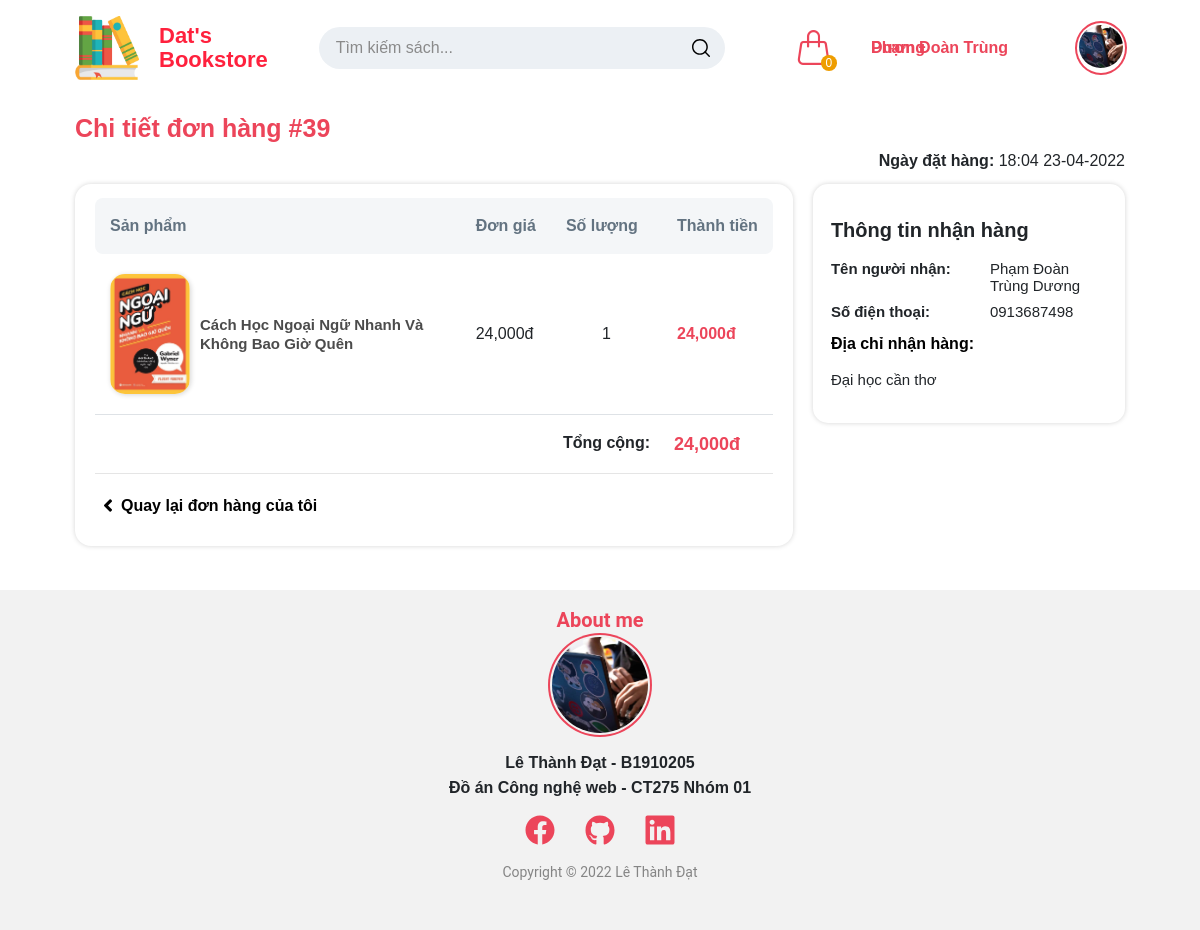
The app's page /?page=profile&action=detailOrder&id=39 (signed in), older data.
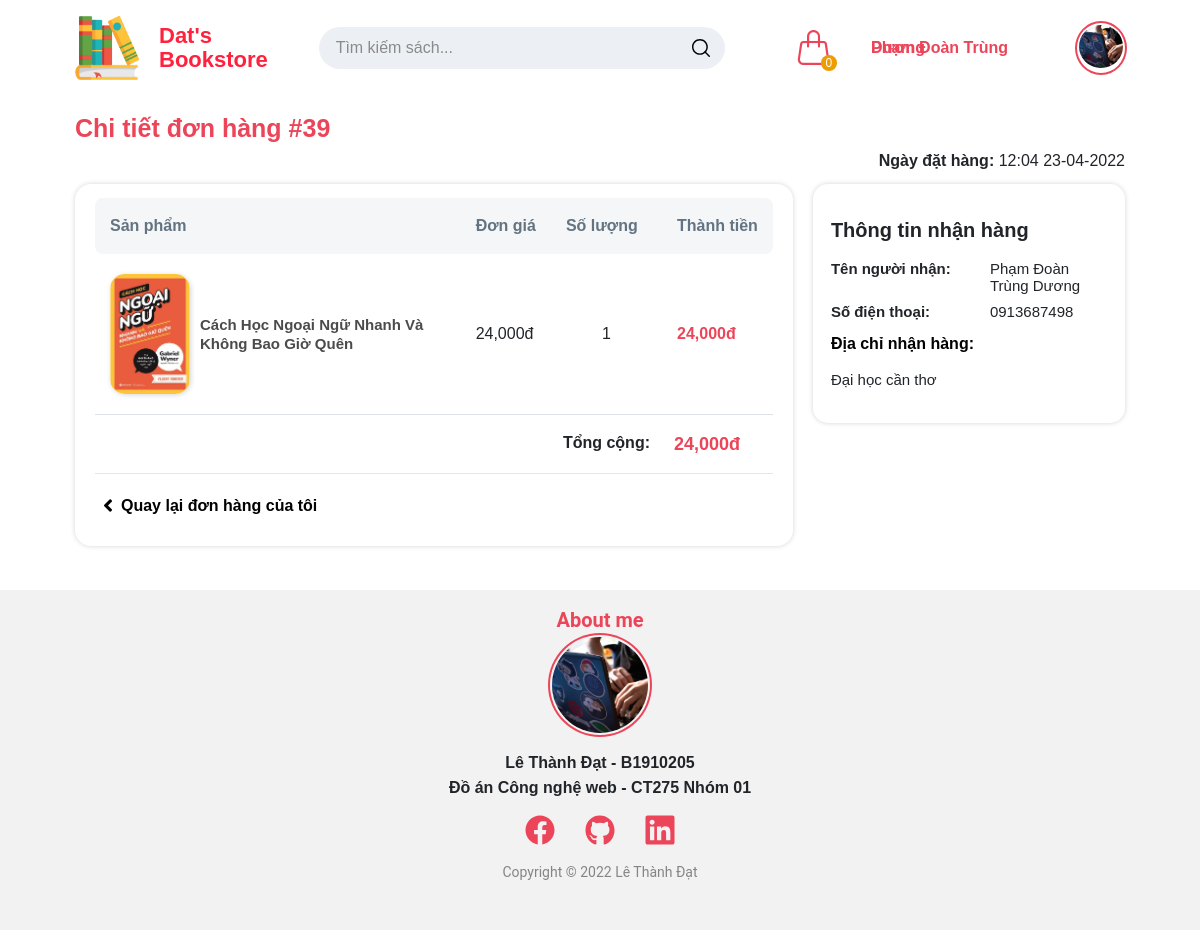
The same page, newer data.
### tables this page shows
CREATE TABLE `khachhang` (
  `MSKH` int NOT NULL,
  `HoTenKH` varchar(255) DEFAULT NULL,
  `DiaChi` varchar(255) DEFAULT NULL,
  `SoDienThoai` char(15) DEFAULT NULL,
  `Email` varchar(255) DEFAULT NULL,
  `password` varchar(255) DEFAULT NULL
);

CREATE TABLE `dondathang` (
  `SoDonDH` int NOT NULL,
  `MSKH` int NOT NULL,
  `DiaChi` varchar(225) DEFAULT NULL,
  `TongTien` varchar(255) NOT NULL,
  `NgayDH` timestamp NULL DEFAULT CURRENT_TIMESTAMP ON UPDATE CURRENT_TIMESTAMP
);

CREATE TABLE `hanghoa` (
  `MSHH` int NOT NULL,
  `TenHH` varchar(255) NOT NULL,
  `Gia` decimal(10,0) NOT NULL,
  `MaLoaiHang` int NOT NULL,
  `GhiChu` text,
  `Hinh1` varchar(255) DEFAULT NULL
);

CREATE TABLE `chitietdathang` (
  `SoDonDH` int NOT NULL,
  `MSHH` int NOT NULL,
  `SoLuong` int DEFAULT '1',
  `GiaDatHang` decimal(10,2) DEFAULT '0.00'
);

### library/cart.php (called while the page is built, shortened)
<?php
function get_num_order_cart()
{
    return false;
}

### library/users.php (called while the page is built, shortened)
<?php
function db_query($query_string)
{
    global $con;
    $result = mysqli_query($con, $query_string);
    return $result;
}
function db_fetch_array($query_string)
{
    $result = array();
    $mysqli_result = db_query($query_string);
    while ($row = mysqli_fetch_assoc($mysqli_result)) {
        $result[] = $row;
    }
    return $result;
}
function isLogin()
{
    if (isset($_SESSION['isLogin'])) {
        return true;
    } else {
        return false;
    }
}

### library/number.php (called while the page is built)
<?php
function currency_format($number, $unit = "đ")
{
    return number_format($number) . $unit;
}

### pages/profile/detailOrder.php (the view, shortened to what this page needs)
<?php
get_header();
?>
<?php
if (isset($_GET['id'])) {
    $id = $_GET['id'];
} else {
    $id = "";
}
$dondathang  = db_fetch_array("SELECT d.SoDonDH,d.NgayDH, h.TenHH, h.MSHH, c.GiaDatHang, c.SoLuong, d.TongTien ,d.DiaChi, h.Hinh1, k.HoTenKH, k.SoDienThoai FROM khachhang k join dondathang d on k.MSKH = d.MSKH join chitietdathang c on c.SoDonDH = d.SoDonDH join hanghoa h on h.MSHH = c.MSHH WHERE d.SoDonDH='$id'");
$originalDate = $dondathang[0]['NgayDH'];
$currentDate = date("H:i d-m-Y", strtotime($originalDate));
?>
<div class="main-content-products">
    <div class="container">
        <h3 class="title mt-5">Chi tiết đơn hàng #<?= $dondathang[0]['SoDonDH'] ?>
        </h3>
        <p class="text-right"><b>Ngày đặt hàng:</b> <?= $currentDate ?></p>
        <div class="products-cart">
            <div class="products-cart__book">
                <table class="table mb-0">
                    <thead>
                        <tr>
                            <th>Sản phẩm</th>
                            <th>Đơn giá</th>
                            <th>Số lượng</th>
                            <th>Thành tiền</th>
                        </tr>
                    </thead>
                    <tbody id="product-item">
                        <?php
                        foreach ($dondathang as $key => $item) :
                        ?>
                            <tr class="product-item-cart" data-id="<?= $item['MSHH'] ?>">
                                <td>
                                    <div class="product-item-cart__name">
                                        <a href="?page=home&action=detail&id=<?= $item['MSHH'] ?>">
                                            <img class="product-item-cart__image" src="./public/uploads/book-images/<?= $item['Hinh1'] ?>" alt="">
                                        </a>
                                        <a href="?page=home&action=detail&id=<?= $item['MSHH'] ?>" class="heading-product">
                                            <?= $item['TenHH'] ?>
                                        </a>
                                    </div>
                                </td>
                                <td>
                                    <?= currency_format($item['GiaDatHang']) ?>
                                </td>
                                <td>
                                    <div class="text-center">
                                        <span><?= $item['SoLuong'] ?></span>
                                    </div>
                                </td>
                                <td class=" product-item-cart__total-price"> <?= currency_format($item['SoLuong'] * $item['GiaDatHang']) ?>
                                </td>
                            </tr>
                        <?php endforeach; ?>
                    <tfoot>
                        <tr>
                            <td></td>
                            <td></td>
                            <td style=" white-space: nowrap"><b>Tổng cộng: </b></td>
                            <td style="color:#ec455a; font-weight:bold; font-size:18px"><?= currency_format($item['TongTien']) ?></td>
                        </tr>
                    </tfoot>
                    </tbody>
                </table>
                <hr class="mt-0">
                <div class="products-cart__book__update">
                    <a href="?page=profile" class="products-cart__book__update__back"><i class="fa fa-angle-left mr-2"></i>Quay lại đơn hàng của tôi</a>
                </div>
            </div>
            <div class="cart-detail__order">
                <div class="cart-detail__order__title">Thông tin nhận hàng</div>
                <div class="cart-detail__order__detail">
                    <p><b>Tên người nhận:</b></p>
                    <p class="ml-3"><?= $item['HoTenKH'] ?></p>
                    <p><b>Số điện thoại:</b></p>
                    <p class="ml-3"><?= $item['SoDienThoai'] ?></p>
                    <div class="cart-detail__order__detail__address">
                        <b>Địa chỉ nhận hàng:</b>
                        <p class="mt-3"><?= $item['DiaChi'] ?></p>
                    </div>
                </div>
            </div>
        </div>
    </div>
</div>
<?php
get_footer();
?>

### index.php (shortened to what this page needs)
<?php
require('db/connect.php');
require 'library/cart.php';
require 'library/template.php';
require 'library/users.php';
require 'library/number.php';
?>
<?php
$act = isset($_GET['action']) ? $_GET['action'] : 'index';
$page = isset($_GET['page']) ? $_GET['page'] : 'home';
$path = "./pages/{$page}/{$act}.php";
if (file_exists($path)) {
    require "{$path}";
}

### library/template.php
<?php
function get_header()
{
    $file = 'include/header.php';
    if (file_exists($file)) {
        require $file;
    }
}
function get_footer()
{
    $file = 'include/footer.php';
    if (file_exists($file)) {
        require $file;
    }
}

### include/header.php (shortened to what this page needs)
<!DOCTYPE html>
<html lang="en">
<head>
    <link rel="stylesheet" href="https://cdnjs.cloudflare.com/ajax/libs/font-awesome/5.15.3/css/all.min.css" />
    <link rel="stylesheet" href="https://cdn.jsdelivr.net/npm/bootstrap-icons@1.5.0/font/bootstrap-icons.css">
    <link rel="stylesheet" href="https://stackpath.bootstrapcdn.com/bootstrap/4.3.1/css/bootstrap.min.css">
    <link rel="stylesheet" href="./public/css/sweetalert2.min.css">
    <link rel="stylesheet" href="./public/css/main.css">
    <link rel="stylesheet" href="https://cdnjs.cloudflare.com/ajax/libs/font-awesome/5.15.3/css/all.min.css" />
    <link rel="stylesheet" href="https://cdn.jsdelivr.net/npm/bootstrap-icons@1.5.0/font/bootstrap-icons.css">
</head>
<body>
    <header>
        <div class="main-header pt-3">
            <div class="container header">
                <a href="?page=home" class="header__logo">
                    <img src="./public/img/book.png" alt="logo" style="width:64px;height:64px">
                    <h1 class="header__name">Dat's <br> Bookstore</h1>
                </a>
                <form class="header__search" action="?page=search" method="post">
                    <input type="text" name="key" placeholder="Tìm kiếm sách..."><input type="image" class="header__search__icon" src="./public/img/search.svg" alt="Search icon">
                </form>
                <div class="header__user d-flex align-items-center justify-content-between">
                    <div class="header__user__cart">
                        <a href="?page=cart"><i class="bi bi-handbag"></i></a>
                        <?php $SoLuongGioHang = get_num_order_cart();
                        if ($SoLuongGioHang > 0) {
                        ?>
                            <span id="total-qty" class="header__user__cart__badge"><?php echo $SoLuongGioHang ?></span>
                        <?php } else {
                        ?>
                            <span class="header__user__cart__badge">0</span>
                        <?php } ?>
                    </div>
                    <?php if (isLogin()) : ?>
                        <a class=" header__user__username" href="?page=profile">
                            <span><?= $_SESSION['userLogin']['HoTenKH'] ?>
                            </span>
                            <div class="header__user__avatar">
                                <img src="./public/img/dat-avatar.jpg" alt="User Avatar">
                            </div>
                        </a>
                    <?php else : ?>
                        <div class="header__login-button">
                            <a href="?page=login"><button class="btn btn--primary">Đăng nhập</button></a>
                        </div>
                    <?php endif; ?>
                </div>
            </div>
        </div>
    </header>

### include/footer.php (shortened to what this page needs)
<footer id="footer" class="footer container-fluid">
    <h5>About me</h5>
    <img class="footer__avatar" src="./public/img/dat-avatar.jpg">
    <div class="footer__info">
        <div>Lê Thành Đạt - B1910205
            <br>
            Đồ án Công nghệ web - CT275 Nhóm 01
        </div>
        <ul class="footer__info__social">
            <li><a href="https://www.facebook.com/datle243/" target="_blank"><img src="./public/img/icon-facebook.svg" alt="Facebook icon"></a></li>
            <li><a href="https://github.com/thanhdat24" target="_blank"><img src="./public/img/icon-github.svg"></a></li>
            <li><a href="" target="_blank"><img src="./public/img/icon-linked.svg" alt="Linked icon"></a></li>
        </ul>
        <div class="footer__copyright">
            Copyright © 2022 Lê Thành Đạt
        </div>
    </div>
</footer>

Row changes from the older to the newer data that the page shows:
changed through a linked row, khachhang "Phạm Đoàn Trùng Dương": dondathang.NgayDH "18:04 23-04-2022" → "12:04 23-04-2022"
